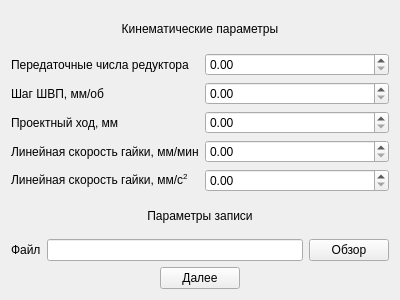
<?xml version="1.0" encoding="UTF-8"?>
<ui version="4.0">
 <class>Form</class>
 <widget class="QWidget" name="Form">
  <property name="geometry">
   <rect>
    <x>0</x>
    <y>0</y>
    <width>400</width>
    <height>300</height>
   </rect>
  </property>
  <property name="windowTitle">
   <string>Form</string>
  </property>
  <layout class="QGridLayout" name="gridLayout">
   <item row="7" column="0" colspan="2">
    <layout class="QHBoxLayout" name="horizontalLayout">
     <item>
      <widget class="QLabel" name="label_4">
       <property name="text">
        <string>Файл</string>
       </property>
      </widget>
     </item>
     <item>
      <widget class="QLineEdit" name="lineEdit"/>
     </item>
     <item>
      <widget class="QPushButton" name="pushButton_2">
       <property name="text">
        <string>Обзор</string>
       </property>
      </widget>
     </item>
    </layout>
   </item>
   <item row="4" column="0">
    <widget class="QLabel" name="label_5">
     <property name="text">
      <string>Линейная скорость гайки, мм/мин</string>
     </property>
    </widget>
   </item>
   <item row="2" column="1">
    <widget class="QDoubleSpinBox" name="doubleSpinBox_2"/>
   </item>
   <item row="1" column="0">
    <widget class="QLabel" name="label">
     <property name="text">
      <string>Передаточные числа редуктора</string>
     </property>
    </widget>
   </item>
   <item row="8" column="0" colspan="2">
    <layout class="QHBoxLayout" name="horizontalLayout_2">
     <item>
      <spacer name="horizontalSpacer">
       <property name="orientation">
        <enum>Qt::Horizontal</enum>
       </property>
       <property name="sizeHint" stdset="0">
        <size>
         <width>40</width>
         <height>20</height>
        </size>
       </property>
      </spacer>
     </item>
     <item>
      <widget class="QPushButton" name="pushButton">
       <property name="text">
        <string>Далее</string>
       </property>
      </widget>
     </item>
     <item>
      <spacer name="horizontalSpacer_2">
       <property name="orientation">
        <enum>Qt::Horizontal</enum>
       </property>
       <property name="sizeHint" stdset="0">
        <size>
         <width>40</width>
         <height>20</height>
        </size>
       </property>
      </spacer>
     </item>
    </layout>
   </item>
   <item row="5" column="1">
    <widget class="QDoubleSpinBox" name="doubleSpinBox_5"/>
   </item>
   <item row="1" column="1">
    <widget class="QDoubleSpinBox" name="doubleSpinBox"/>
   </item>
   <item row="6" column="0" colspan="2">
    <widget class="QLabel" name="label_13">
     <property name="text">
      <string>Параметры записи</string>
     </property>
     <property name="alignment">
      <set>Qt::AlignCenter</set>
     </property>
    </widget>
   </item>
   <item row="5" column="0">
    <widget class="QLabel" name="label_6">
     <property name="text">
      <string>&lt;html&gt;&lt;head/&gt;&lt;body&gt;&lt;p&gt;Линейная скорость гайки, мм/c&lt;span style=&quot; vertical-align:super;&quot;&gt;2&lt;/span&gt;&lt;/p&gt;&lt;/body&gt;&lt;/html&gt;</string>
     </property>
    </widget>
   </item>
   <item row="3" column="1">
    <widget class="QDoubleSpinBox" name="doubleSpinBox_3"/>
   </item>
   <item row="2" column="0">
    <widget class="QLabel" name="label_2">
     <property name="text">
      <string>Шаг ШВП, мм/об</string>
     </property>
    </widget>
   </item>
   <item row="3" column="0">
    <widget class="QLabel" name="label_3">
     <property name="text">
      <string>Проектный ход, мм</string>
     </property>
    </widget>
   </item>
   <item row="4" column="1">
    <widget class="QDoubleSpinBox" name="doubleSpinBox_4"/>
   </item>
   <item row="0" column="0" colspan="2">
    <widget class="QLabel" name="label_14">
     <property name="text">
      <string>Кинематические параметры</string>
     </property>
     <property name="alignment">
      <set>Qt::AlignCenter</set>
     </property>
    </widget>
   </item>
  </layout>
 </widget>
 <resources/>
 <connections/>
</ui>
